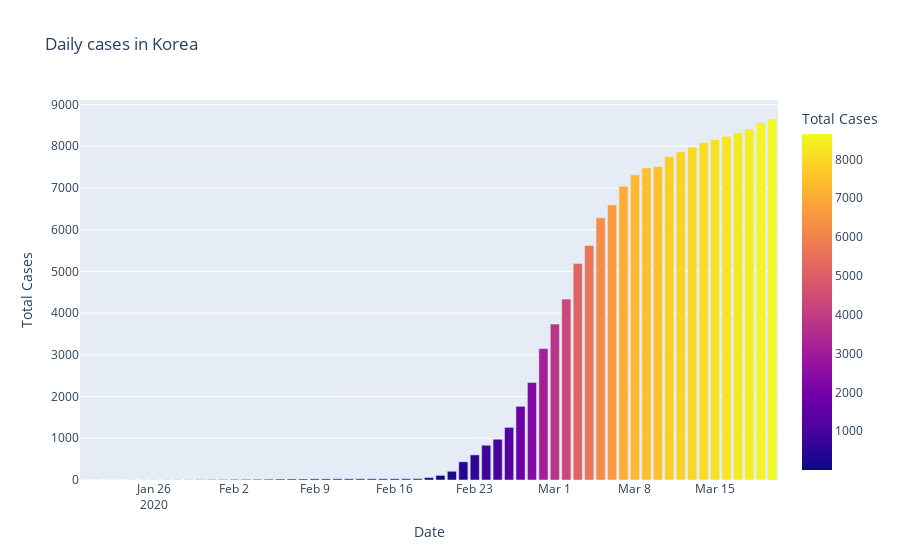

Notebook code for this chart:
### Code cell
fig=px.bar(dbkorea,x='Date',y='Total Cases',color='Total Cases',title='Daily cases in Korea')
fig.show()
